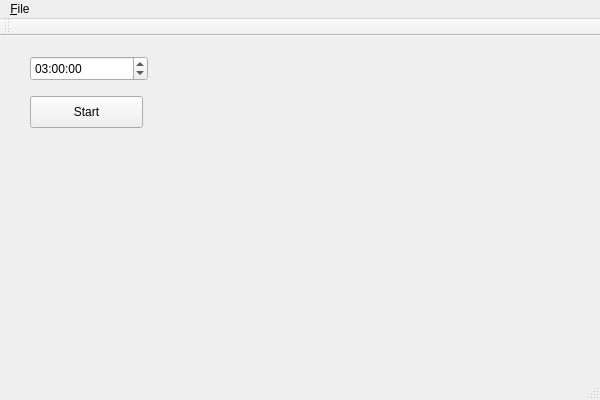
<?xml version="1.0" encoding="UTF-8"?>
<ui version="4.0">
 <class>MainWindow</class>
 <widget class="QMainWindow" name="MainWindow">
  <property name="geometry">
   <rect>
    <x>0</x>
    <y>0</y>
    <width>600</width>
    <height>400</height>
   </rect>
  </property>
  <property name="windowTitle">
   <string>MainWindow</string>
  </property>
  <widget class="QWidget" name="centralWidget">
   <widget class="QTimeEdit" name="timeEdit">
    <property name="geometry">
     <rect>
      <x>30</x>
      <y>20</y>
      <width>118</width>
      <height>25</height>
     </rect>
    </property>
    <property name="maximumTime">
     <time>
      <hour>23</hour>
      <minute>59</minute>
      <second>59</second>
     </time>
    </property>
    <property name="displayFormat">
     <string>hh:mm:ss</string>
    </property>
    <property name="time">
     <time>
      <hour>3</hour>
      <minute>0</minute>
      <second>0</second>
     </time>
    </property>
   </widget>
   <widget class="QPushButton" name="pushButton">
    <property name="geometry">
     <rect>
      <x>30</x>
      <y>60</y>
      <width>113</width>
      <height>32</height>
     </rect>
    </property>
    <property name="text">
     <string>Start</string>
    </property>
   </widget>
  </widget>
  <widget class="QMenuBar" name="menuBar">
   <property name="geometry">
    <rect>
     <x>0</x>
     <y>0</y>
     <width>600</width>
     <height>22</height>
    </rect>
   </property>
   <widget class="QMenu" name="menu_File">
    <property name="title">
     <string>&amp;File</string>
    </property>
    <addaction name="action_Close"/>
   </widget>
   <addaction name="menu_File"/>
  </widget>
  <widget class="QToolBar" name="mainToolBar">
   <attribute name="toolBarArea">
    <enum>TopToolBarArea</enum>
   </attribute>
   <attribute name="toolBarBreak">
    <bool>false</bool>
   </attribute>
  </widget>
  <widget class="QStatusBar" name="statusBar"/>
  <action name="action_Close">
   <property name="text">
    <string>&amp;Close</string>
   </property>
  </action>
 </widget>
 <layoutdefault spacing="6" margin="11"/>
 <resources/>
 <connections>
  <connection>
   <sender>action_Close</sender>
   <signal>triggered()</signal>
   <receiver>MainWindow</receiver>
   <slot>close()</slot>
   <hints>
    <hint type="sourcelabel">
     <x>-1</x>
     <y>-1</y>
    </hint>
    <hint type="destinationlabel">
     <x>299</x>
     <y>199</y>
    </hint>
   </hints>
  </connection>
 </connections>
</ui>
